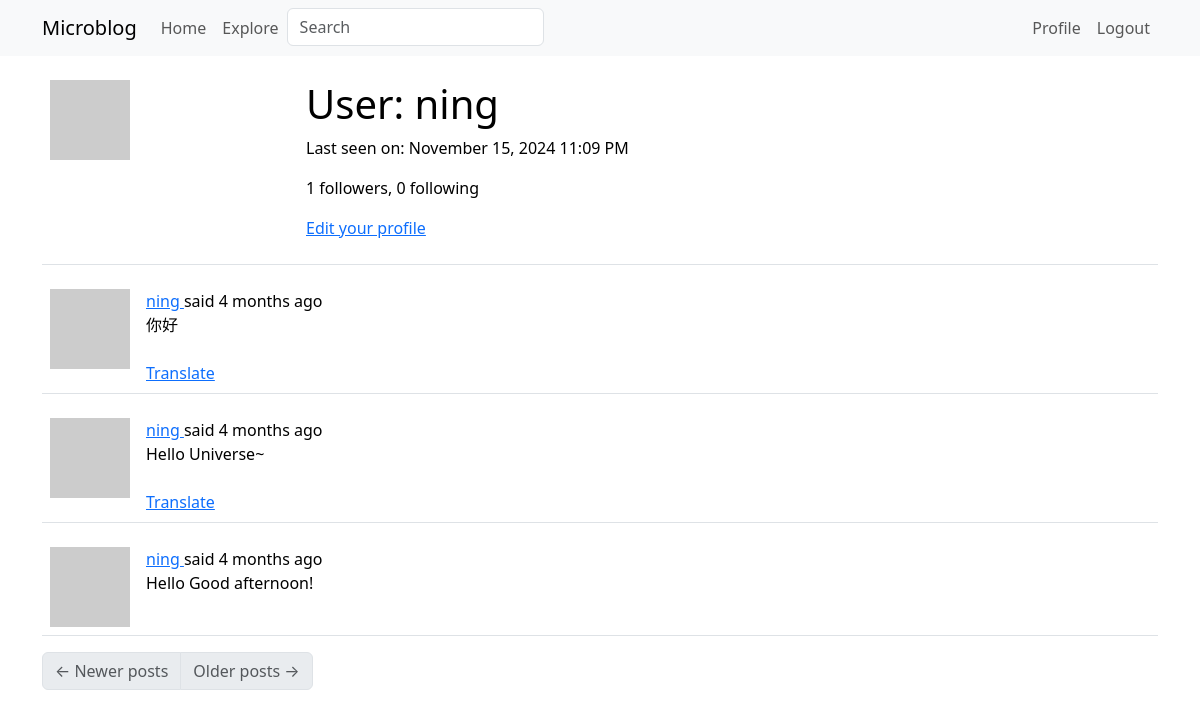
Page /user/ning (signed in) on the earlier database version.
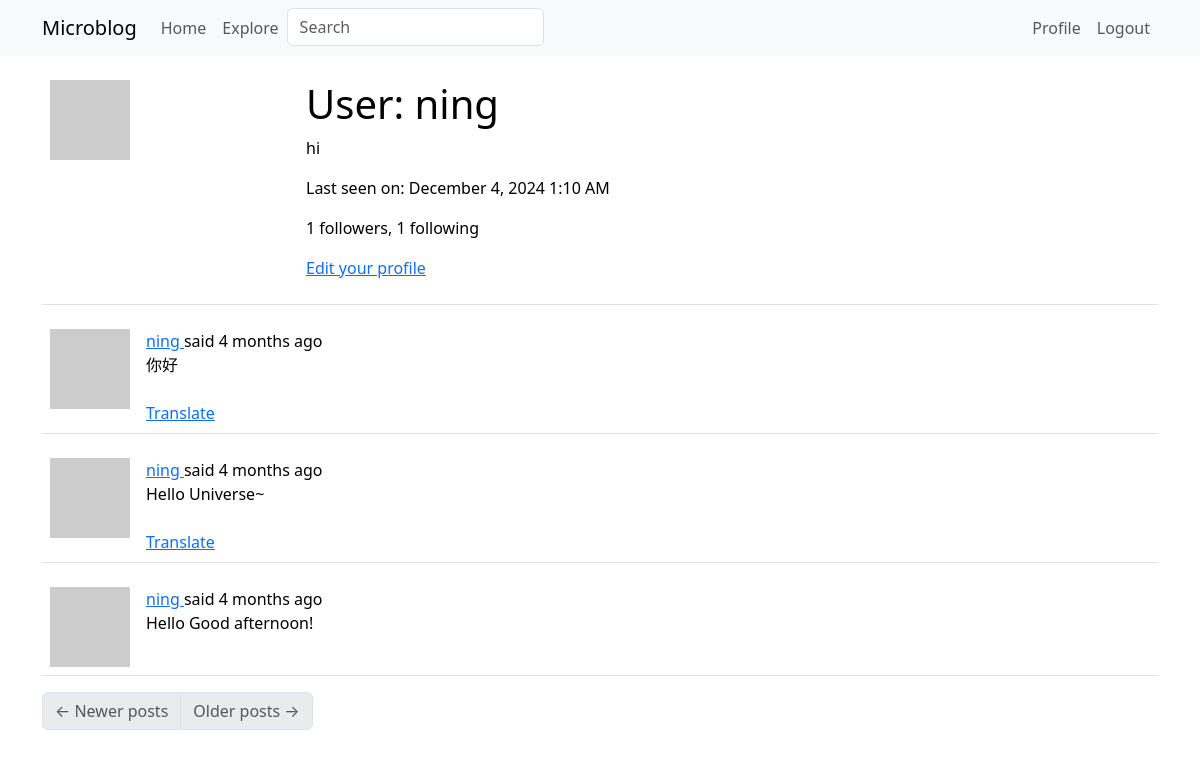
Same page on the later database version.
### app/models.py (models this page shows, shortened)
class User(UserMixin, db.Model):
    id: so.Mapped[int] = so.mapped_column(primary_key=True)
    username: so.Mapped[str] = so.mapped_column(sa.String(64), index=True,
                                                unique=True)
    email: so.Mapped[str] = so.mapped_column(sa.String(120), index=True,
                                             unique=True)
    password_hash: so.Mapped[Optional[str]] = so.mapped_column(sa.String(256))
    about_me: so.Mapped[Optional[str]] = so.mapped_column(sa.String(140))
    last_seen: so.Mapped[Optional[datetime]] = so.mapped_column(
        default=lambda: datetime.now(timezone.utc))
    posts: so.WriteOnlyMapped['Post'] = so.relationship(
        back_populates='author')
    following: so.WriteOnlyMapped['User'] = so.relationship(
        secondary=followers, primaryjoin=(followers.c.follower_id == id),
        secondaryjoin=(followers.c.followed_id == id),
        back_populates='followers')
    followers: so.WriteOnlyMapped['User'] = so.relationship(
        secondary=followers, primaryjoin=(followers.c.followed_id == id),
        secondaryjoin=(followers.c.follower_id == id),
        back_populates='following')
    def avatar(self, size):
        digest = md5(self.email.lower().encode('utf-8')).hexdigest()
        return f'https://www.gravatar.com/avatar/{digest}?d=identicon&s={size}'
    def followers_count(self):
        query = sa.select(sa.func.count()).select_from(
            self.followers.select().subquery())
        return db.session.scalar(query)
    def following_count(self):
        query = sa.select(sa.func.count()).select_from(
            self.following.select().subquery())
        return db.session.scalar(query)

class SearchableMixin:
    @classmethod
    def before_commit(cls, session):
        session._changes = {
            'add': list(session.new),
            'update': list(session.dirty),
            'delete': list(session.deleted)
        }
    @classmethod
    def after_commit(cls, session):
        for obj in session._changes['add']:
            if isinstance(obj, SearchableMixin):
                add_to_index(obj.__tablename__, obj)
        for obj in session._changes['update']:
            if isinstance(obj, SearchableMixin):
                add_to_index(obj.__tablename__, obj)
        for obj in session._changes['delete']:
            if isinstance(obj, SearchableMixin):
                remove_from_index(obj.__tablename__, obj)
        session._changes = None

class Post(SearchableMixin, db.Model):
    __searchable__ = ['body']
    id: so.Mapped[int] = so.mapped_column(primary_key=True)
    body: so.Mapped[str] = so.mapped_column(sa.String(140))
    timestamp: so.Mapped[datetime] = so.mapped_column(
        index=True, default=lambda: datetime.now(timezone.utc))
    user_id: so.Mapped[int] = so.mapped_column(sa.ForeignKey(User.id),
                                               index=True)
    language: so.Mapped[Optional[str]] = so.mapped_column(sa.String(5))
    author: so.Mapped[User] = so.relationship(back_populates='posts')

### app/main/routes.py (the view)
@bp.route('/user/<username>')
@login_required
def user(username):
    user = db.first_or_404(sa.select(User).where(User.username == username))
    page = request.args.get('page', 1, type=int)
    query = user.posts.select().order_by(Post.timestamp.desc())
    posts = db.paginate(query, page=page,
                        per_page=current_app.config['POSTS_PER_PAGE'],
                        error_out=False)
    next_url = url_for('main.user', username=user.username,
                       page=posts.next_num) if posts.has_next else None
    prev_url = url_for('main.user', username=user.username,
                       page=posts.prev_num) if posts.has_prev else None
    form = EmptyForm()
    return render_template('user.html', user=user, posts=posts.items,
                           next_url=next_url, prev_url=prev_url, form=form)

### app/main/forms.py
class SearchForm(FlaskForm):
    q = StringField(_l('Search'), validators=[DataRequired()])
    def __init__(self, *args, **kwargs):
        if 'formdata' not in kwargs:
            kwargs['formdata'] = request.args
        if 'meta' not in kwargs:
            kwargs['meta'] = {'csrf': False}
        super(SearchForm, self).__init__(*args, **kwargs)

class EmptyForm(FlaskForm):
    submit = SubmitField('Submit')

### app/__init__.py (called while the page is built)
def get_locale():
    return request.accept_languages.best_match(current_app.config['LANGUAGES'])

### app/main/routes.py (called while the page is built)
@bp.before_app_request
def before_request():
    if current_user.is_authenticated:
        current_user.last_seen = datetime.now(timezone.utc)
        db.session.commit()
    g.locale = str(get_locale())

@bp.before_app_request
def before_request():
    if current_user.is_authenticated:
        current_user.last_seen = datetime.now(timezone.utc)
        db.session.commit()
        g.search_form = SearchForm()
    g.locale = str(get_locale())

### app/models.py (called while the page is built)
@login.user_loader
def load_user(id):
    return db.session.get(User, int(id))

### app/templates/user.html (shortened to what this page needs)
{% extends "base.html" %}
{% block content %}
    <table class="table table-hover">
        <tr>
            <td width="256px"><img src="{{ user.avatar(256) }}"></td>
            <td>
                <h1>{{ _('User') }}: {{ user.username }}</h1>
                {% if user.about_me %}<p>{{ user.about_me }}</p>{% endif %}
                {% if user.last_seen %}
                <p>{{ _('Last seen on') }}: {{ moment(user.last_seen).format('LLL') }}</p>
                {% endif %}
                <p>{{ _('%(count)d followers', count=user.followers_count()) }}, {{ _('%(count)d following', count=user.following_count()) }}</p>
                {% if user == current_user %}
                <p><a href="{{ url_for('main.edit_profile') }}">{{ _('Edit your profile') }}</a></p>
                {% endif %}
            </td>
        </tr>
    </table>
    {% for post in posts %}
        {% include '_post.html' %}
    {% endfor %}
    <nav aria-label="Post navigation">
        <ul class="pagination">
            <li class="page-item{% if not prev_url %} disabled{% endif %}">
                <a class="page-link" href="{{ prev_url }}">
                    <span aria-hidden="true">&larr;</span> {{ _('Newer posts') }}
                </a>
            </li>
            <li class="page-item{% if not next_url %} disabled{% endif %}">
                <a class="page-link" href="{{ next_url }}">
                    {{ _('Older posts') }} <span aria-hidden="true">&rarr;</span>
                </a>
            </li>
        </ul>
    </nav>
{% endblock %}

### app/templates/base.html (shortened to what this page needs)
<!doctype html>
<html lang="en">
  <head>
    <link
        href="https://cdn.jsdelivr.net/npm/bootstrap@5.3.2/dist/css/bootstrap.min.css"
        rel="stylesheet"
>
  </head>
  <body>
    <nav class="navbar navbar-expand-lg bg-body-tertiary">
      <div class="container">
        <a class="navbar-brand" href="{{ url_for('main.index') }}">Microblog</a>
        <div class="collapse navbar-collapse" id="navbarSupportedContent">
          <ul class="navbar-nav me-auto mb-2 mb-lg-0">
            <li class="nav-item">
              <a class="nav-link" aria-current="page" href="{{ url_for('main.index') }}">{{ _('Home') }}</a>
            </li>
            <li class="nav-item">
              <a class="nav-link" aria-current="page" href="{{ url_for('main.explore') }}">{{ _('Explore') }}</a>
            </li>
            {% if g.search_form %}
            <form class="navbar-form navbar-left" method="get" action="{{ url_for('main.search') }}">
                <div class="form-group">
                    {{ g.search_form.q(size=20, class='form-control', placeholder=g.search_form.q.label.text) }}
                </div>
            </form>
            {% endif %}
          </ul>
          <ul class="navbar-nav mb-2 mb-lg-0">
            {% if current_user.is_anonymous %}
            <li class="nav-item">
              <a class="nav-link" aria-current="page" href="{{ url_for('auth.login') }}">{{ _('Login') }}</a>
            </li>
            {% else %}
            <li class="nav-item">
              <a class="nav-link" aria-current="page" href="{{ url_for('main.user', username=current_user.username) }}">{{ _('Profile') }}</a>
            </li>
            <li class="nav-item">
              <a class="nav-link" aria-current="page" href="{{ url_for('auth.logout') }}">{{ _('Logout') }}</a>
            </li>
            {% endif %}
          </ul>
        </div>
      </div>
    </nav>
    <div class="container mt-3">
      {% block content %}{% endblock %}
    </div>
  </body>
</html>

### app/templates/_post.html (shortened to what this page needs)
<table class="table table-hover">
    <tr>
        <td width="70px">
            <a href="{{ url_for('main.user', username=post.author.username) }}">
                <img src="{{ post.author.avatar(70) }}" />
            </a>
        </td>
        <td>
            {{ _('%(username)s said %(when)s',
                username=user_link, when=moment(post.timestamp).fromNow()) }}
            <br>
            <span id="post{{ post.id }}">{{ post.body }}</span>
            {% if post.language and post.language != g.locale %}
            <br><br>
            <span id="translation{{ post.id }}">
                <a href="javascript:translate(
                            'post{{ post.id }}',
                            'translation{{ post.id }}',
                            '{{ post.language }}',
                            '{{ g.locale }}');">{{ _('Translate') }}</a>
            </span>
            {% endif %}
        </td>
    </tr>
</table>

Differences in the rows shown:
changed User "ning": about_me (not shown) → "hi"; last_seen "November 15, 2024 11:09 PM" → "December 4, 2024 1:10 AM"
Other differences:
text no longer shown: "0 following"
text now shown: "1 following"
